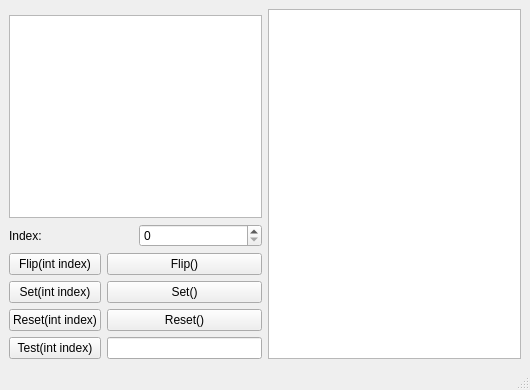
<?xml version="1.0" encoding="UTF-8"?>
<ui version="4.0">
 <class>MainWindow</class>
 <widget class="QMainWindow" name="MainWindow">
  <property name="geometry">
   <rect>
    <x>0</x>
    <y>0</y>
    <width>530</width>
    <height>390</height>
   </rect>
  </property>
  <property name="minimumSize">
   <size>
    <width>530</width>
    <height>390</height>
   </size>
  </property>
  <property name="windowTitle">
   <string>MainWindow</string>
  </property>
  <widget class="QWidget" name="centralwidget">
   <layout class="QGridLayout" name="gridLayout">
    <item row="0" column="2" rowspan="7">
     <widget class="QTextEdit" name="bitsetTextEdit">
      <property name="readOnly">
       <bool>true</bool>
      </property>
     </widget>
    </item>
    <item row="1" column="0" colspan="2">
     <widget class="QTextEdit" name="bitsetInformationTextEdit">
      <property name="readOnly">
       <bool>true</bool>
      </property>
     </widget>
    </item>
    <item row="2" column="0" colspan="2">
     <layout class="QHBoxLayout" name="horizontalLayout">
      <item>
       <widget class="QLabel" name="index">
        <property name="text">
         <string>Index:</string>
        </property>
       </widget>
      </item>
      <item>
       <widget class="QSpinBox" name="indexSpinBox">
        <property name="maximum">
         <number>511</number>
        </property>
       </widget>
      </item>
     </layout>
    </item>
    <item row="3" column="0">
     <widget class="QPushButton" name="flipIndexButton">
      <property name="text">
       <string>Flip(int index)</string>
      </property>
     </widget>
    </item>
    <item row="3" column="1">
     <widget class="QPushButton" name="flipButton">
      <property name="text">
       <string>Flip()</string>
      </property>
     </widget>
    </item>
    <item row="4" column="0">
     <widget class="QPushButton" name="setIndexButton">
      <property name="text">
       <string>Set(int index)</string>
      </property>
     </widget>
    </item>
    <item row="4" column="1">
     <widget class="QPushButton" name="setButton">
      <property name="text">
       <string>Set()</string>
      </property>
     </widget>
    </item>
    <item row="5" column="0">
     <widget class="QPushButton" name="resetIndexButton">
      <property name="text">
       <string>Reset(int index)</string>
      </property>
     </widget>
    </item>
    <item row="5" column="1">
     <widget class="QPushButton" name="resetButton">
      <property name="text">
       <string>Reset()</string>
      </property>
     </widget>
    </item>
    <item row="6" column="0">
     <widget class="QPushButton" name="testIndexButton">
      <property name="text">
       <string>Test(int index)</string>
      </property>
     </widget>
    </item>
    <item row="6" column="1">
     <widget class="QLineEdit" name="testLineEdit">
      <property name="readOnly">
       <bool>true</bool>
      </property>
     </widget>
    </item>
   </layout>
  </widget>
  <widget class="QMenuBar" name="menubar">
   <property name="geometry">
    <rect>
     <x>0</x>
     <y>0</y>
     <width>530</width>
     <height>30</height>
    </rect>
   </property>
  </widget>
  <widget class="QStatusBar" name="statusbar"/>
 </widget>
 <resources/>
 <connections/>
</ui>
